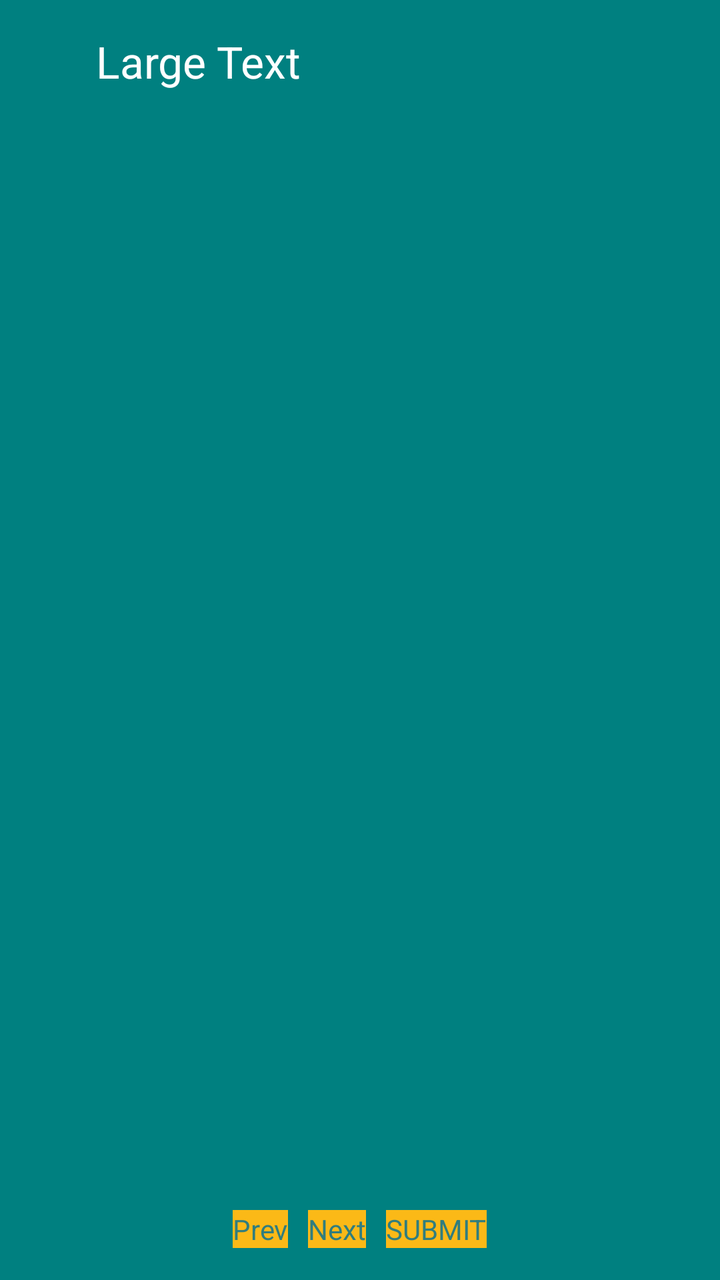
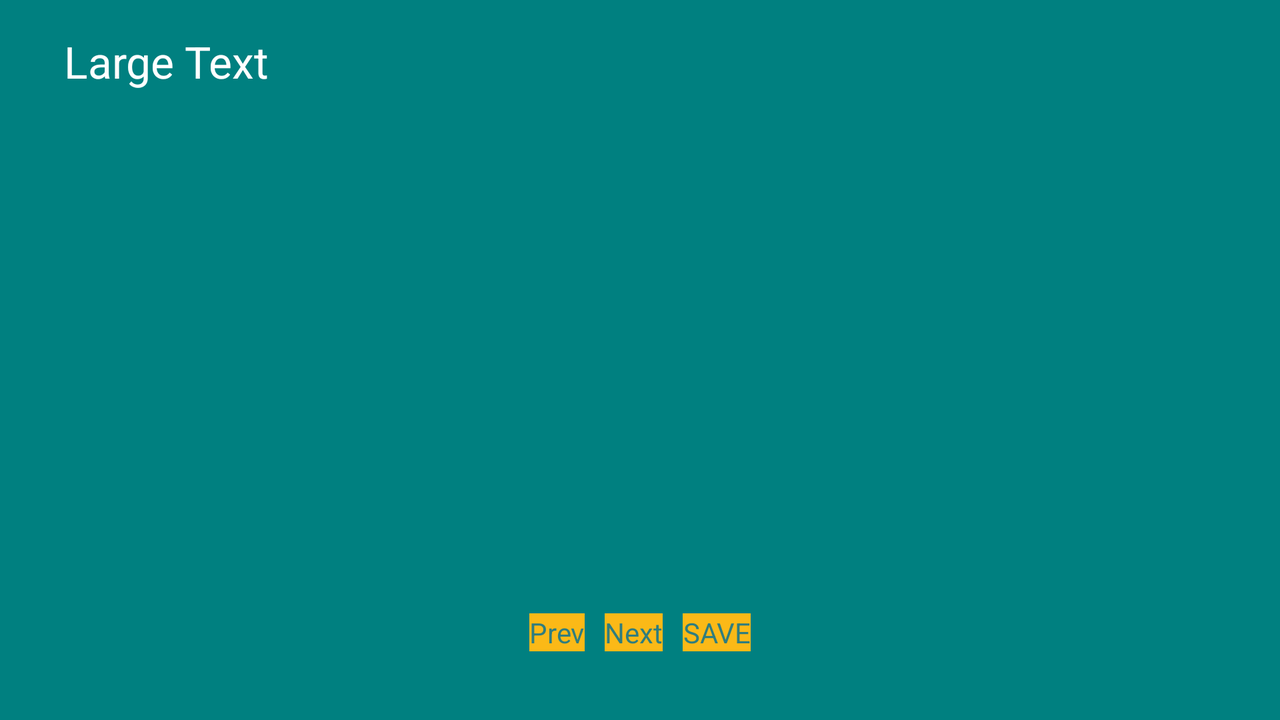

Two renders of one Android screen. The first uses the default layout on a phone; the second uses the alternative layout the repository ships for a different screen configuration, on a matching device. The two XML files are below.
<!-- AndroidManifest.xml: application theme AppTheme -->
<!-- res/layout/take_quiz.xml -->
<RelativeLayout xmlns:android="http://schemas.android.com/apk/res/android"
    xmlns:tools="http://schemas.android.com/tools"
    android:layout_width="match_parent"
    android:layout_height="match_parent"
    android:paddingBottom="@dimen/activity_vertical_margin"
    android:paddingLeft="@dimen/activity_horizontal_margin"
    android:paddingRight="@dimen/activity_horizontal_margin"
    android:paddingTop="@dimen/activity_vertical_margin"
    android:background="@color/babyblue"
    tools:context=".AttemptQuiz" >

    <ScrollView
        android:layout_width="match_parent"
    	android:layout_height="wrap_content">
    	
    	<LinearLayout
    	    android:layout_width="match_parent"
    		android:layout_height="wrap_content"
    		android:paddingLeft="@dimen/activity_horizontal_margin"
    		android:paddingRight="@dimen/activity_horizontal_margin"
    		android:orientation="vertical">
    
    	    <LinearLayout
    			android:layout_width="match_parent"
    		android:layout_height="wrap_content"
    		android:paddingLeft="@dimen/activity_horizontal_margin"
    		android:paddingRight="@dimen/activity_horizontal_margin"
    		android:orientation="horizontal">
    		
    	        <TextView
        		android:id="@+id/QuizName"
        		android:layout_width="wrap_content"
        		android:layout_height="wrap_content"
        		android:text="Large Text"
        		android:textColor="@color/white"
        		android:textAppearance="?android:attr/textAppearanceLarge" />
    	        
    	        
    	        
    		</LinearLayout>
    				        
    		
    
    			<LinearLayout
        			android:layout_width="fill_parent"
        			android:layout_height="wrap_content"
        			android:orientation="vertical"
        			android:paddingLeft="@dimen/activity_horizontal_margin"
        			android:paddingRight="@dimen/activity_horizontal_margin" >
    	
        			<TextView
        				android:id="@+id/question"
        				android:layout_width="wrap_content"
        				android:layout_height="wrap_content"
        				android:textColor="@color/white"
        				android:paddingTop="10dp"
        				android:paddingBottom="10dp"
        				android:textAppearance="?android:attr/textAppearanceMedium" />
        
    			</LinearLayout>

   				<LinearLayout
   	    			android:layout_width="fill_parent"
        			android:layout_height="wrap_content"
        			android:orientation="vertical"
        			android:paddingLeft="@dimen/activity_horizontal_margin"
        			android:paddingRight="@dimen/activity_horizontal_margin" >
   	    
   	    			<RadioGroup
        				android:id="@+id/optionsRadioGroup"
        				android:layout_width="wrap_content"
        				android:layout_height="wrap_content" >

           			</RadioGroup>
   	    
   			</LinearLayout>
   				
   		</LinearLayout>
   		
   	</ScrollView>
    
    <LinearLayout 
   	    		android:layout_width="fill_parent"
        		android:layout_height="wrap_content"
        		android:orientation="horizontal"
        		android:layout_alignParentBottom="true"
        		android:gravity="center"
        		android:paddingLeft="@dimen/activity_horizontal_margin"
        		android:paddingRight="@dimen/activity_horizontal_margin" >

   				<Button
   		    		android:id="@+id/previous"
   		    		android:layout_width="wrap_content"
   		    		android:layout_height="wrap_content"
   		    		android:layout_marginLeft="20dp"
   		    		android:layout_marginRight="5dp"
   		    		android:textColor="@color/darkgrey"
   		    		android:background="@color/light_grey"
   		    		android:text="Prev" />
   				
   				<Button
   		    		android:id="@+id/next"
   		    		android:layout_width="wrap_content"
   		    		android:layout_height="wrap_content"
   		    		android:layout_marginRight="5dp"
   		    		android:layout_marginLeft="5dp"
   		    		android:textColor="@color/darkgrey"
   		    		android:background="@color/light_grey"
   		    		android:text="Next" />
   	    
   				<Button
   		    		android:id="@+id/submit"
   		    		android:layout_width="wrap_content"
   		    		android:layout_height="wrap_content"
   		    		android:textColor="@color/darkgrey"
   		    		android:layout_marginLeft="5dp"
   		    		android:layout_marginRight="20dp"
   		    		android:background="@color/light_grey"
   		    		android:text="SUBMIT"/>
   			</LinearLayout>	
    
</RelativeLayout>
<!-- resources referenced by this layout -->
<resources>
  <color name="babyblue">#008080</color>
  <color name="darkgrey">#307D7E</color>
  <color name="light_grey">#FBB917</color>
  <color name="white">#FFFFFF</color>
  <dimen name="activity_horizontal_margin">16dp</dimen>
  <dimen name="activity_vertical_margin">16dp</dimen>
  <style name="AppTheme" parent="AppBaseTheme">
          
      </style>
  <style name="AppBaseTheme" parent="android:Theme.Light">
          
      </style>
</resources>
<!-- res/layout-land/take_quiz.xml (the repository's variant of the layout above) -->
<!-- drawn on the phone turned sideways -->
<LinearLayout xmlns:android="http://schemas.android.com/apk/res/android"
    xmlns:tools="http://schemas.android.com/tools"
    android:layout_width="match_parent"
    android:layout_height="match_parent"
    android:paddingBottom="3dp"
    android:paddingLeft="@dimen/activity_horizontal_margin"
    android:paddingRight="@dimen/activity_horizontal_margin"
    android:paddingTop="@dimen/activity_vertical_margin"
    android:background="@color/babyblue"
    android:orientation="vertical"
    tools:context=".AttemptQuiz" >

    <ScrollView
        android:layout_width="match_parent"
    	android:layout_height="wrap_content"
    	android:layout_weight="3">
    	
    	<LinearLayout
    	    android:layout_width="match_parent"
    		android:layout_height="wrap_content"
    		android:paddingLeft="@dimen/activity_horizontal_margin"
    		android:paddingRight="@dimen/activity_horizontal_margin"
    		android:orientation="vertical">
    
    		<TextView
        		android:id="@+id/QuizName"
        		android:layout_width="wrap_content"
        		android:layout_height="wrap_content"
        		android:text="Large Text"
        		android:textColor="@color/white"
        		android:textAppearance="?android:attr/textAppearanceLarge" />
    
    			<LinearLayout
        			android:layout_width="fill_parent"
        			android:layout_height="wrap_content"
        			android:orientation="vertical"
        			android:paddingLeft="@dimen/activity_horizontal_margin"
        			android:paddingRight="@dimen/activity_horizontal_margin" >
    	
        			<TextView
        				android:id="@+id/question"
        				android:layout_width="wrap_content"
        				android:layout_height="wrap_content"
        				android:textColor="@color/white"
        				android:paddingTop="10dp"
        				android:paddingBottom="10dp"
        				android:textAppearance="?android:attr/textAppearanceMedium" />
        
    			</LinearLayout>

   				<LinearLayout
   	    			android:layout_width="fill_parent"
        			android:layout_height="wrap_content"
        			android:orientation="vertical"
        			android:paddingLeft="@dimen/activity_horizontal_margin"
        			android:paddingRight="@dimen/activity_horizontal_margin" >
   	    
   	    			<RadioGroup
        				android:id="@+id/optionsRadioGroup"
        				android:layout_width="wrap_content"
        				android:layout_height="wrap_content" >

           			</RadioGroup>
   	    
   			</LinearLayout>
   				
   		</LinearLayout>
   		
   	</ScrollView>
    
    <LinearLayout 
   	    		android:layout_width="fill_parent"
        		android:layout_height="wrap_content"
        		android:orientation="horizontal"
        		android:layout_alignParentBottom="true"
        		android:gravity="center"
        		android:layout_weight="1"
        		android:paddingLeft="@dimen/activity_horizontal_margin"
        		android:paddingRight="@dimen/activity_horizontal_margin" >

   				<Button
   		    		android:id="@+id/previous"
   		    		android:layout_width="wrap_content"
   		    		android:layout_height="wrap_content"
   		    		android:layout_marginLeft="50dp"
   		    		android:layout_marginRight="5dp"
   		    		android:textColor="@color/darkgrey"
   		    		android:background="@color/light_grey"
   		    		android:text="Prev" />

   				<Button
   		    		android:id="@+id/next"
   		    		android:layout_width="wrap_content"
   		    		android:layout_height="wrap_content"
   		    		android:layout_marginRight="5dp"
   		    		android:layout_marginLeft="5dp"
   		    		android:textColor="@color/darkgrey"
   		    		android:background="@color/light_grey"
   		    		android:text="Next" />
   				
   				<Button
   		    		android:id="@+id/save"
   		    		android:layout_width="wrap_content"
   		    		android:layout_height="wrap_content"
   		    		android:textColor="@color/darkgrey"
   		    		android:layout_marginLeft="5dp"
   		    		android:layout_marginRight="50dp"
   		    		android:background="@color/light_grey"
   		    		android:text="SAVE" />
   	    
   			</LinearLayout>	
    
</LinearLayout>
